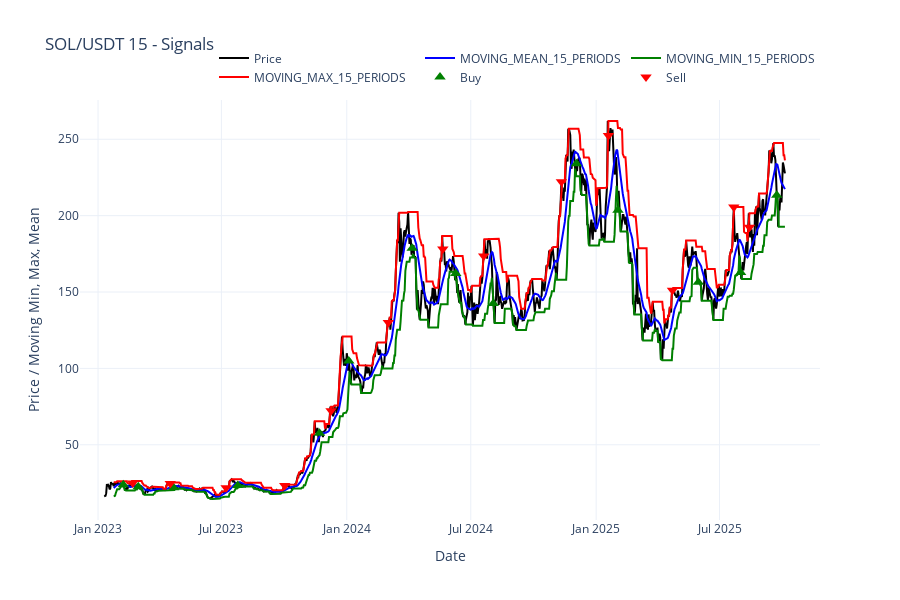

The code cell stored with this chart in its notebook:
### Code cell
plot_backtest(df, trades_df, equity_df, config=cfg)

### Figure 1 — Plotly figure (JSON) as saved in the notebook; plotly's stock layout.template omitted (floating-point values rounded to 4 significant figures; data arrays with more than 128 entries replaced by an {"elided": "..."} marker saying what was removed)
{"data": [{"line": {"color": "black"}, "mode": "lines", "name": "Price", "type": "scatter", "x": {"elided": "1000 str values"}, "y": {"elided": "1000 float values"}}, {"line": {"color": "blue"}, "mode": "lines", "name": "MOVING_MEAN_15_PERIODS", "type": "scatter", "x": {"elided": "1000 str values"}, "y": {"elided": "1000 float values"}}, {"line": {"color": "green"}, "mode": "lines", "name": "MOVING_MIN_15_PERIODS", "type": "scatter", "x": {"elided": "1000 str values"}, "y": {"elided": "1000 float values"}}, {"line": {"color": "red"}, "mode": "lines", "name": "MOVING_MAX_15_PERIODS", "type": "scatter", "x": {"elided": "1000 str values"}, "y": {"elided": "1000 float values"}}, {"marker": {"color": "green", "size": 10, "symbol": "triangle-up"}, "mode": "markers", "name": "Buy", "type": "scatter", "x": ["2023-02-07T00:00:00.000000000", "2023-03-01T00:00:00.000000000", "2023-04-22T00:00:00.000000000", "2023-07-25T00:00:00.000000000", "2023-11-22T00:00:00.000000000", "2024-01-04T00:00:00.000000000", "2024-04-06T00:00:00.000000000", "2024-06-09T00:00:00.000000000", "2024-08-03T00:00:00.000000000", "2024-12-03T00:00:00.000000000", "2025-02-02T00:00:00.000000000", "2025-05-31T00:00:00.000000000", "2025-08-01T00:00:00.000000000", "2025-09-23T00:00:00.000000000"], "y": [23.82, 22.51, 21.79, 23.27, 57.56, 104.9, 178.7, 162.1, 142.5, 233.9, 203.5, 156.4, 162.7, 213.3]}, {"marker": {"color": "red", "size": 10, "symbol": "triangle-down"}, "mode": "markers", "name": "Sell", "type": "scatter", "x": ["2023-02-21T00:00:00.000000000", "2023-04-17T00:00:00.000000000", "2023-07-08T00:00:00.000000000", "2023-10-02T00:00:00.000000000", "2023-12-09T00:00:00.000000000", "2024-03-02T00:00:00.000000000", "2024-05-21T00:00:00.000000000", "2024-07-20T00:00:00.000000000", "2024-11-11T00:00:00.000000000", "2025-01-19T00:00:00.000000000", "2025-04-23T00:00:00.000000000", "2025-07-22T00:00:00.000000000", "2025-08-14T00:00:00.000000000"], "y": [24.98, 24.58, 21.81, 23.37, 72.3, 130.0, 178.2, 173.6, 222.1, 252.4, 151.1, 205.7, 192.5]}], "layout": {"height": 600, "legend": {"orientation": "h", "x": 1, "xanchor": "right", "y": 1.02, "yanchor": "bottom"}, "title": {"text": "SOL/USDT 15 - Signals"}, "xaxis": {"title": {"text": "Date"}}, "yaxis": {"title": {"text": "Price / Moving Min, Max, Mean "}}}}
